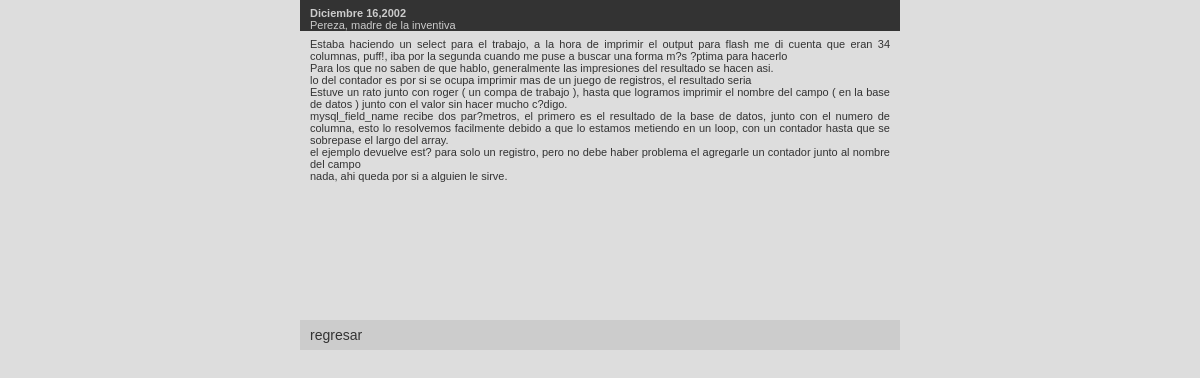
The page /admin/agenda_ver.php?id=2 on the database its author committed.
### tables this page shows
CREATE TABLE IF NOT EXISTS `agenda` (
  `id` mediumint(8) NOT NULL auto_increment,
  `seccion` mediumint(8) NOT NULL default '0',
  `cabecera` varchar(50) NOT NULL default '',
  `texto` text NOT NULL,
  `fecha` varchar(8) NOT NULL default '20030000',
  `foto` varchar(40) NOT NULL default 'n/a',
  UNIQUE KEY `id` (`id`),
  KEY `cabecera` (`cabecera`),
  KEY `fecha` (`fecha`)
);

### includes/funciones.php (called while the page is built, shortened)
			<?php
$meses = array ("Enero","Febrero","Marzo","Abril","Mayo","Junio","Julio","Agosto","Septiembre","Octubre","Noviembre","Diciembre");
function  formatFecha($fecha){
	global $meses;
	$mes =substr($fecha, 4, 2);
	settype($mes,"integer");
	return ($meses[$mes].date( " d,Y", mktime(0,0,0,substr ($fecha, 4, 2),substr ($fecha, 6, 2),substr ($fecha, 0, 4)) ));
}
?>

### admin/agenda_ver.php (the view, shortened to what this page needs)
<?php
include("../includes/funciones.php");
if(empty($_GET['id'])){
	header ("Location: index.php");
	exit;
}else{
	$res = mysql_query("SELECT cabecera,texto,fecha,foto FROM agenda WHERE id = ".$_GET['id']) or die("&output=error&msg=".mysql_error());
	if( mysql_num_rows($res) > 0 ){
		list($cabecera,$texto,$fecha,$foto) = mysql_fetch_array($res);
		$fecha = formatFecha($fecha);
		$texto = nl2br($texto);
	}else{
		echo "error al buscar el registro.";
		exit;
	}
}
?>
<html>
<head>
<link href="../estilos.css" rel="stylesheet" type="text/css">
</head>
<body>
<table width="600" height="350" border="0" align="center" cellpadding="0" cellspacing="0">
  <tr height="30">
    <td valign="top" class="cabecera"> <span class="cabeceraBold"><?php echo $fecha;?></span><br>
    <?php echo $cabecera;?></td>
  </tr>
  <tr>
    <td  valign="top" class="texto"><?php echo $texto?><br></td>
  </tr>
  <tr height="30">
    <td valign="top" class="pie"><a href="index.php">regresar</a></td>
  </tr>
</table>
</body>
</html>

### estilos.css (style rules this page uses)
body { scrollbar-face-color: #BBBBBB; scrollbar-highlight-color: #BBBBBB; scrollbar-shadow-color: #BBBBBB; scrollbar-3dlight-color: #BBBBBB; scrollbar-darkshadow-color: #BBBBBB; scrollbar-arrow-color: #333333; scrollbar-track-color: #DDDDDD; scrollbar-base-color: #BBBBBB; background-color: #dddddD; margin: 0 0 0 0; }
A:link { color:#333333; font-size:14px; text-decoration: none; font-family:Arial,Verdana,sans-serif; }
.texto { font-size: 11px; font-family:Arial,Verdana,sans-serif; color:#333333; text-align: justify; }
td { font-size: 11px; font-family:Arial,Verdana,sans-serif; color:#333333; padding: 7 10 0 10; }
.pie { font-size: 11px; font-family:Arial,Verdana,sans-serif; color:333333; background:#CCCCCC; }
.cabecera { font-size: 11px; font-family:Arial, Verdana, sans-serif; color:#CCCCCC; background:#333333; font-weight: normal; }
.cabeceraBold { font-size: 11px; font-family:Arial, Verdana, sans-serif; color:#CCCCCC; background:#333333; font-weight: bold; }

### rows shown on the page
agenda: fecha "Diciembre 16,2002", cabecera "Pereza, madre de la inventiva", texto "Estaba haciendo un select para el trabajo, a la hora de imprimir el output para flash me di cuenta que eran 34 columnas, puff!, iba por la segunda cuando me puse a buscar una forma m?s ?ptima para hacerlo Para los que no saben de que hablo, generalmente las impresiones del resultado se hacen asi. lo del contador es por si se ocupa imprimir mas de un juego de registros, el resultado seria Estuve un rato junto con roger ( un compa de trabajo ), hasta que logramos imprimir el nombre del campo ( en la base de datos ) junto con el valor sin hacer mucho c?digo. mysql_field_name recibe dos par?metros, el primero es el resultado de la base de datos, junto con el numero de columna, esto lo…"
